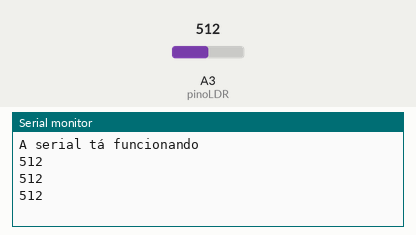
The sketch below on a simulated Arduino Uno, built with avr-gcc and run on an emulated ATmega328P. Parts: the last lines printed to the serial monitor. Inputs (shaded band) come from the test bench; at power-on: A3 (pinoLDR) = 512.

Above: at 1.3 s.
1.4 s: A3 (pinoLDR) set to 716
At 1.9 s:
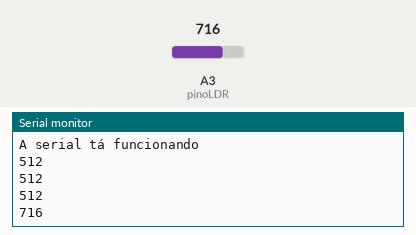
2.9 s: A3 (pinoLDR) set to 900
At 3.4 s:
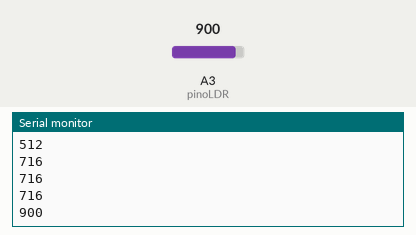
Timing chart, 0 to 5.9 s (numbered marks = the images above; inputs shaded):
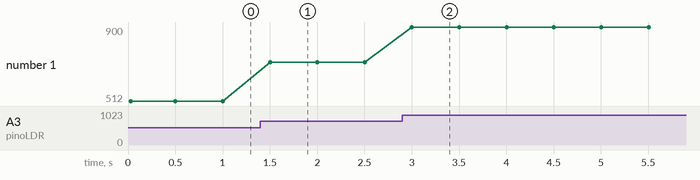

Measured:
- after the input at 1.4 s, the serial monitor: prints a new line after 0.10 s (image 1)
- after the input at 2.9 s, the serial monitor: prints a new line after 0.10 s (image 2)
- plotted number 1: 512 → 716 after the input at 1.4 s, 716 → 900 after the input at 2.9 s

The sketch:

LDR-sketch.ino
```cpp
//Agora vamos testar a Luminosidade de um LDR
//Basicamente o LDR é um resistor variável em função da luminosidade. Então, vou colocar ele em série com um resistor de 10K
//e medir a tensão sobre ele com um pino do Arduino. Vou testar quais limiares utilizarei.
// Agora é final de tarde. Medirei a luminosidade com a janela aberta, incidindo luz sobre ele, com a janela fechada e com a luz ligada
// não sei como converter para valores de lumens, então classificarei de acordo com minha interpretação.

int pinoLDR = A3;
int valorLuminosidade = 0;

void setup() {
  Serial.begin(9600);
  Serial.println("A serial tá funcionando");
  pinMode(pinoLDR, INPUT);

}

void loop() {
  valorLuminosidade = analogRead(pinoLDR);
  Serial.println(valorLuminosidade);
  delay(500);

}

//Valor com luminosidade alta (luz ligada): 700 (com a lanterna do celular incidindo luz sobre ele: 420 a 440). Luz do começo da tarde: cerca de 450
//Valor incidindo a luz solar de fim de tarde: Cerca de 620 a 650. Considerarei essa faixa como luminosidade média
//Valor com a luz apagada e janela fechada: casa dos 1000
```
